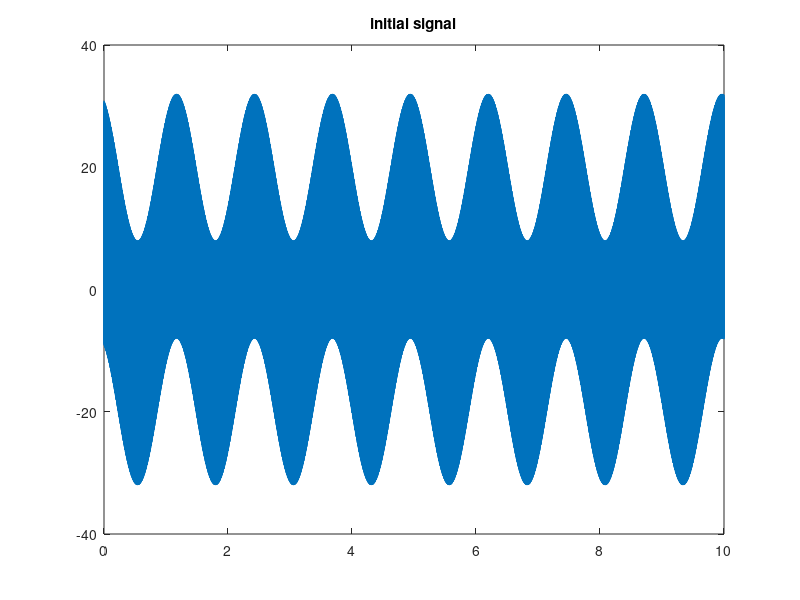

The MATLAB source for this figure: (Note: this script raises an error after producing the figure.)
% Find: 1) the number of fades in the initial signal; and 2) where these
% fades occur.
%--------------------------------------------------------------------------

clc;
clear;

% doppler fade

freq = 5*10^9; %Hz
v_rx = 50;     % speed of reciever 
f_doppler = (v_rx * freq) / (3*10^8);  %doppler spread 

% Find the number of fades in the initial signal, by first quantising the
% signal around the mean

M=15; %number of multipaths
N=10^5; %number of samples to generate
fd= f_doppler; % Maximum doppler spread in hertz
Ts=0.0001; % Sampling period in seconds
x=(0:N-1)*Ts;
initial_signal = 12*sin(5*x+2)+20*cos(5*10^3*x);
figure;
plot((0:N-1)*Ts, initial_signal);
title('initial signal');

h=rayleighFading(M,N,fd,Ts);

h_re=real(h);
h_im=imag(h);

% output signal from channel
filtered_signal = ifft(fft(initial_signal).*fft(h));

figure;
% subplot(2,1,1);
plot((0:(N-1))*Ts, abs(filtered_signal));
title('abs(filtered_signal)');
xlabel('time(s)');ylabel('Amplitude |hI(t)|');


quantised = abs(filtered_signal) / mean(abs(filtered_signal)) < 1;
crossings_up  = find(diff(quantised) == -1); % Index of when signal crosses above threshold of the mean, suggesting the end of a fade
crossings_down  = find(diff(quantised) == 1); % Index of when signal crosses below threshold of the mean, suggesting the beginning of a fade

% Remove stray crossings at start & end of data
if(length(crossings_up) > 1 && length(crossings_down) > 1)
    if(crossings_up(1) < crossings_down(1))
        crossings_up(1) = [];
    end
    if(crossings_down(end) > crossings_up(end))
        crossings_down(end) = [];
    end
end

% Hence the number of fades in the initial signal is...

% plot(x, initial_signal);

nfades = length(crossings_up);

% fade duration

dif_crossing = crossings_up - crossings_down;
mean_dif_crossing = mean(dif_crossing);
fprintf('%f sec\n',mean_dif_crossing/10000);
figure;
% subplot(2,1,1);
plot((0:length(dif_crossing)-1)*Ts, dif_crossing);
title('fade duration');


% autocorrelation

acf = abs(xcorr(filtered_signal, filtered_signal));

figure;
plot((0:length(acf)-1)*Ts, acf);
title('auto correlation function');
figure;
%comparing the PDF of overal response of the channel against the PDF of Rayleigh distribution
[val,bin]=hist(abs(h),1000); % pdf of generated Raleigh Fading samples
plot(bin,val/trapz(bin,val)); %Normalizing the PDF to match theoretical result
%Trapz function gives the total area under the PDF curve. It is used as the normalization factor
hold on;
z=0:0.1:3; sigma=1;
y=2*z/(sigma^2).*exp(-z.^2/(sigma^2)); % theoretical Raleigh pdf
plot(z,y,'r');
title('Probability density function');
legend('Simulated pdf','Theoretical Rayleigh pdf');

